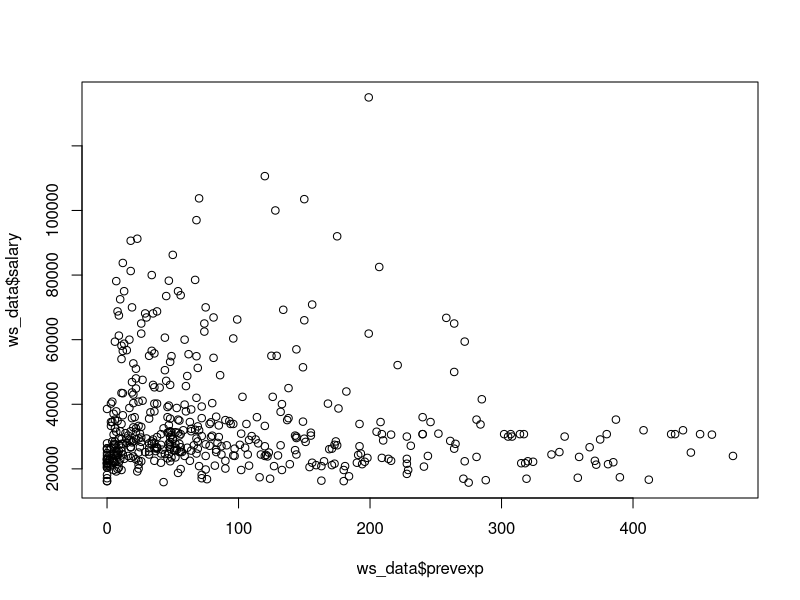
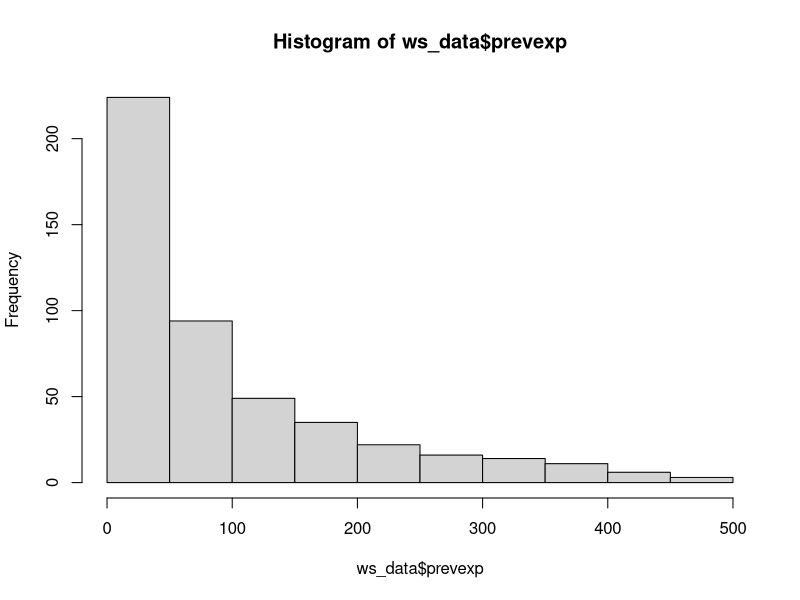

The R source for these figures, in order:
### This function will clean up your environment
rm(list = ls())

### This first line is to load the package 
library(readxl)

### Here are a few examples of creating objects
alfonso_last_name <- "Rojas-Alvarez"
alfonso_birthday <- "14 august"
sample_vector <- c(1, 2, 3, 4, 5, 6)

### Now let's load data
ws_data <- read.csv("sample data.csv", )
ws_dataxl <- read_xls("sample data.xls")

### Then, let's get some descriptives and a plot
mean(ws_data$salary)
sd(ws_data$salary)
plot(ws_data$prevexp, ws_data$salary)
hist(ws_data$prevexp)
